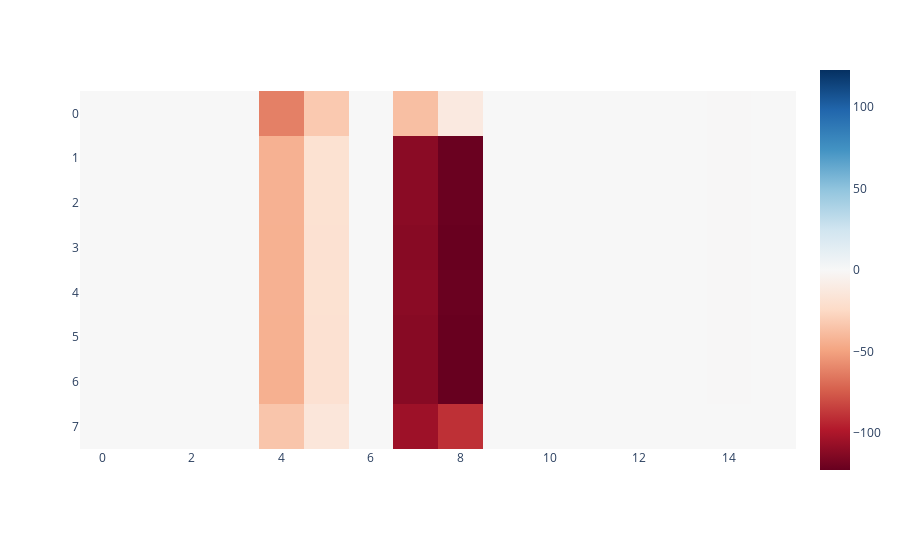

Notebook code for this chart:
### Code cell
from spd.models.component_utils import (
    calc_causal_importances,
    calc_ci_l_zero,
    component_activation_statistics,
)

target_out, pre_weight_acts = model.forward_with_pre_forward_cache_hooks(
            test, module_names=list(components.keys())
        )
gates = {
        k.removeprefix("gates.").replace("-", "."): v for k, v in model.gates.items()
    }  # type: ignore
As = {module_name: components[module_name].A for module_name in components}
cis = calc_causal_importances(pre_weight_acts, As, gates)
px.imshow(cis[0]["attention"][0].detach().cpu(), color_continuous_midpoint=0, color_continuous_scale='RdBu')

### Figure 1 — Plotly figure (JSON) as saved in the notebook; plotly's stock layout.template omitted (floating-point values rounded to 4 significant figures)
{"data": [{"coloraxis": "coloraxis", "hovertemplate": "x: %{x}<br>y: %{y}<br>color: %{z}<extra></extra>", "name": "0", "type": "heatmap", "xaxis": "x", "yaxis": "y", "z": [[-0.006811, -0.003979, -0.001604, -0.008589, -62.17, -32.82, -0.0007334, -37.18, -11.98, -0.01004, -0.06732, -3.529e-05, -0.0003877, -0.001054, -0.744, -0.01994], [-0.006012, -0.001476, -0.02219, -0.01365, -43.53, -18.71, -0.001458, -111.1, -121.6, -0.001881, -0.03147, -0.006215, -0.2449, -0.003549, -0.5744, -0.01973], [-0.006012, -0.001476, -0.02219, -0.01365, -43.53, -18.71, -0.001458, -111.1, -121.6, -0.001881, -0.03147, -0.006215, -0.2449, -0.003549, -0.5744, -0.01973], [-0.006046, -0.001469, -0.02194, -0.01457, -43.78, -18.89, -0.001379, -112.2, -122.3, -0.002352, -0.03171, -0.006229, -0.2242, -0.003509, -0.5627, -0.01971], [-0.006012, -0.001476, -0.02219, -0.01365, -43.53, -18.71, -0.001458, -111.1, -121.6, -0.001881, -0.03147, -0.006215, -0.2449, -0.003549, -0.5744, -0.01973], [-0.006046, -0.001469, -0.02194, -0.01457, -43.78, -18.89, -0.001379, -112.2, -122.3, -0.002352, -0.03171, -0.006229, -0.2242, -0.003509, -0.5627, -0.01971], [-0.005931, -0.001469, -0.02195, -0.01452, -44.08, -18.89, -0.001362, -112.2, -122.6, -0.002546, -0.03004, -0.00625, -0.2469, -0.003522, -0.5706, -0.01973], [-0.003311, -0.0009342, -0.01583, -0.09372, -34.54, -14.95, -0.003132, -105.0, -89.99, -0.004934, -0.03649, -0.005847, -0.0009272, -0.003306, -0.2034, -0.01993]]}], "layout": {"coloraxis": {"cmid": 0, "colorscale": [[0, "rgb(103,0,31)"], [0.1, "rgb(178,24,43)"], [0.2, "rgb(214,96,77)"], [0.3, "rgb(244,165,130)"], [0.4, "rgb(253,219,199)"], [0.5, "rgb(247,247,247)"], [0.6, "rgb(209,229,240)"], [0.7, "rgb(146,197,222)"], [0.8, "rgb(67,147,195)"], [0.9, "rgb(33,102,172)"], [1, "rgb(5,48,97)"]]}, "margin": {"t": 60}, "xaxis": {"anchor": "y", "constrain": "domain", "domain": [0, 1], "scaleanchor": "y"}, "yaxis": {"anchor": "x", "autorange": "reversed", "constrain": "domain", "domain": [0, 1]}}}
